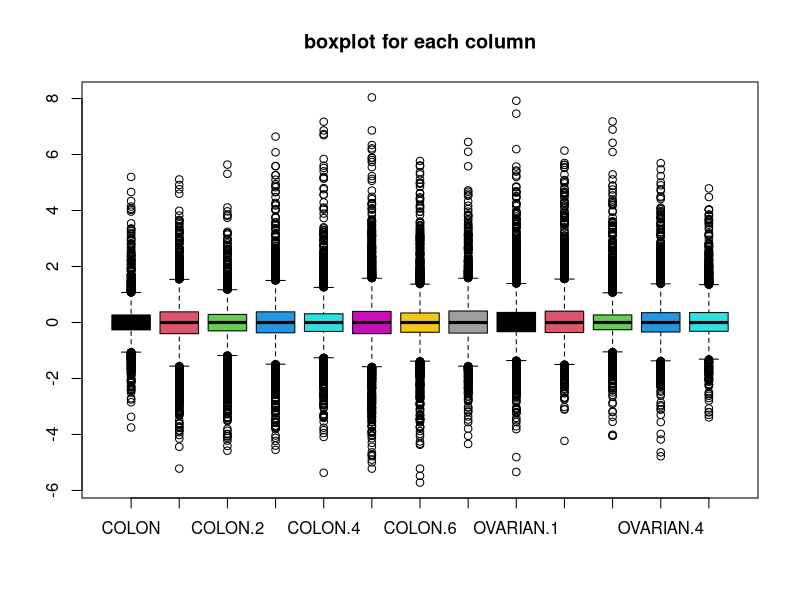
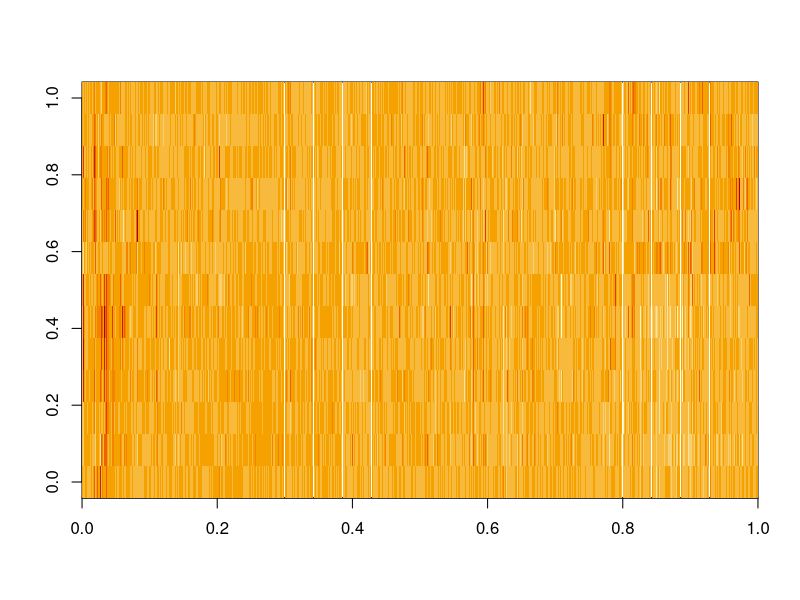
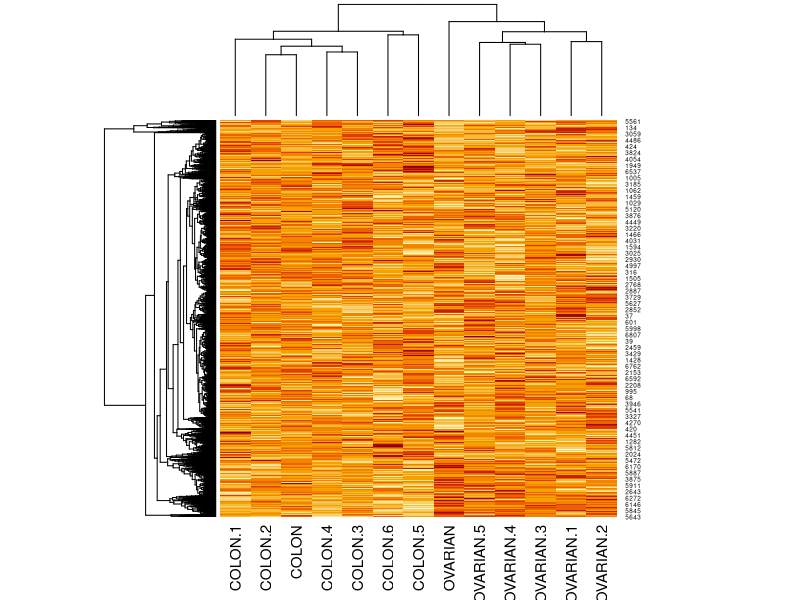
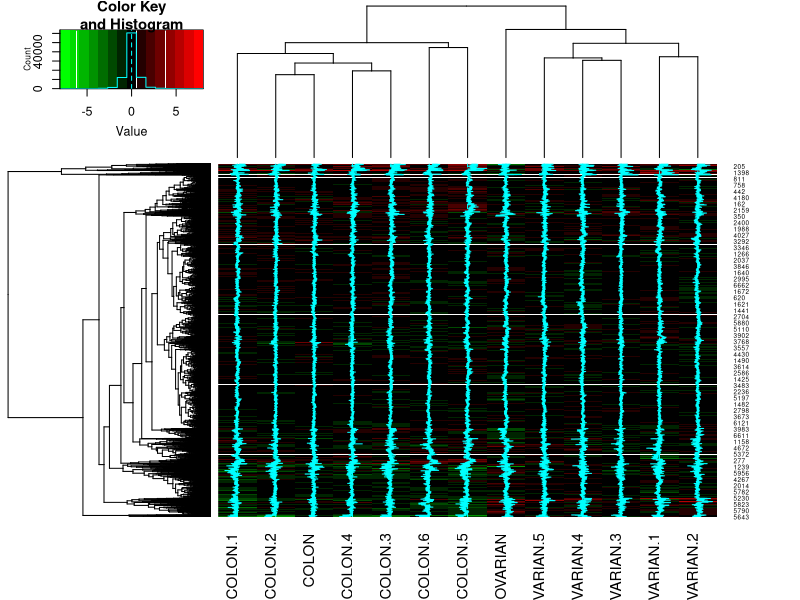
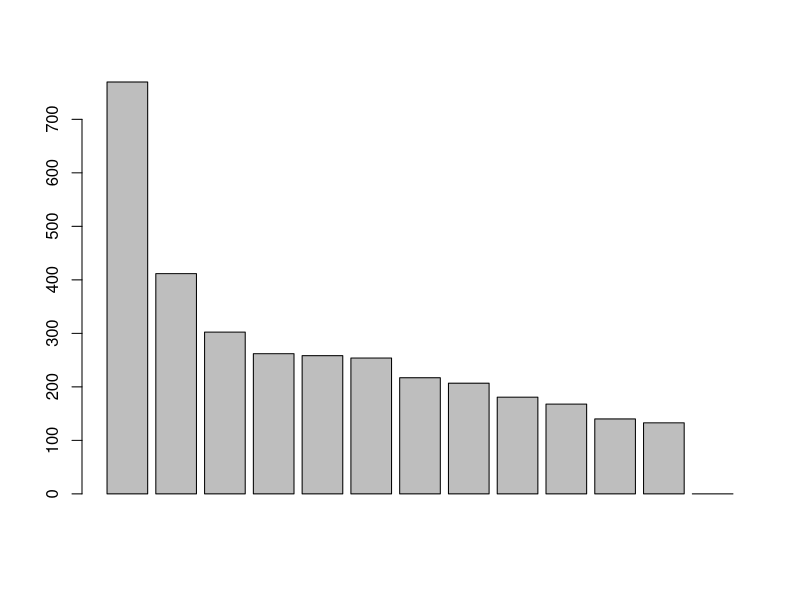
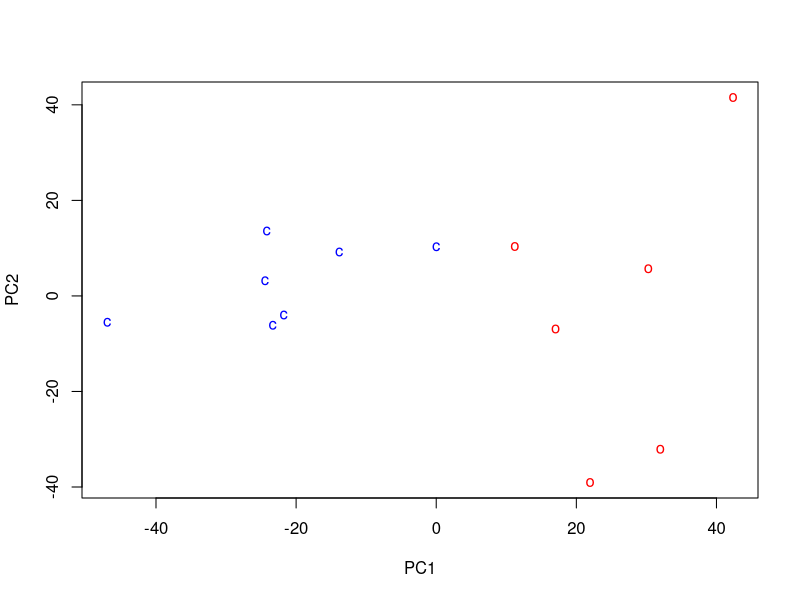

R code for these plots, in order:
#Read microarray.txt into R
microarray <- read.table("microarray.txt",header = TRUE)
attach(microarray)
dim(microarray)
head(microarray)

#Pick up only samples with lable COLON or OVARIAN and let them be a new data
sub <- microarray[,c(42:48,22,25:29)]
dim(sub)
head(sub)

# Plot the side-by-side boxplots
boxplot(sub, main = "boxplot for each column", col = 1:13)

#Plot a heatmap for the data
m <- data.matrix(sub)
dim(m)
head(m)
image(m)
heatmap(m)

install.packages("gplots")
library(gplots)
heatmap.2(m, col=greenred)

#Do a PCA analysis based on covariance 
microarray <- t(sub)
microarray.pca <- prcomp(microarray, scale=FALSE)

#Plot the barplot of the eigenvalues.
barplot(microarray.pca$sdev^2)

#Find the three genes that contribute most to the first principal component positively
pca1 <- microarray.pca$rotation[,1]
order(pca1, decreasing = TRUE)[1:3]
#three genes that contribute most to the first principal components negatively.
order(pca1)[1:3]

#Plot the projection of the data set on the first two principal components
plot(microarray.pca$x[, 1:2], type = "n")
points(microarray.pca$x[1:7,1:2],pch="c",col="blue")
points(microarray.pca$x[8:13,1:2],pch="o",col="red")
